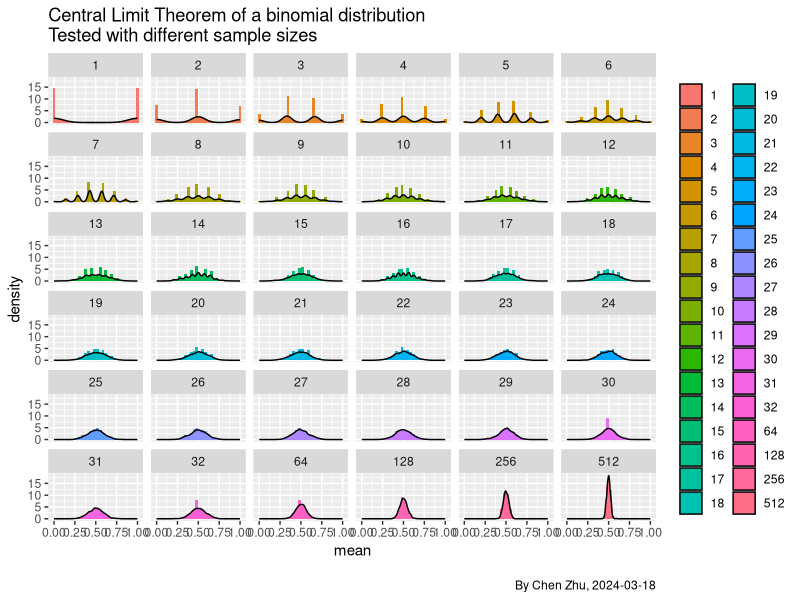
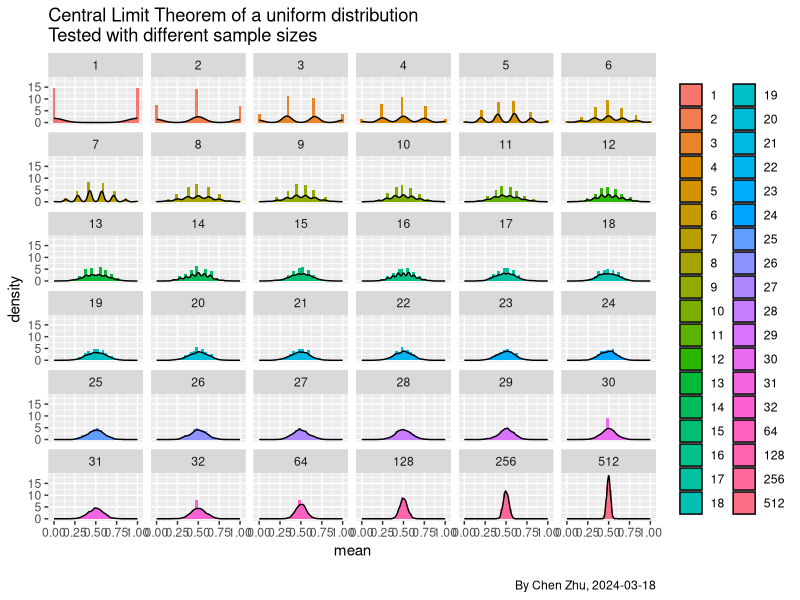
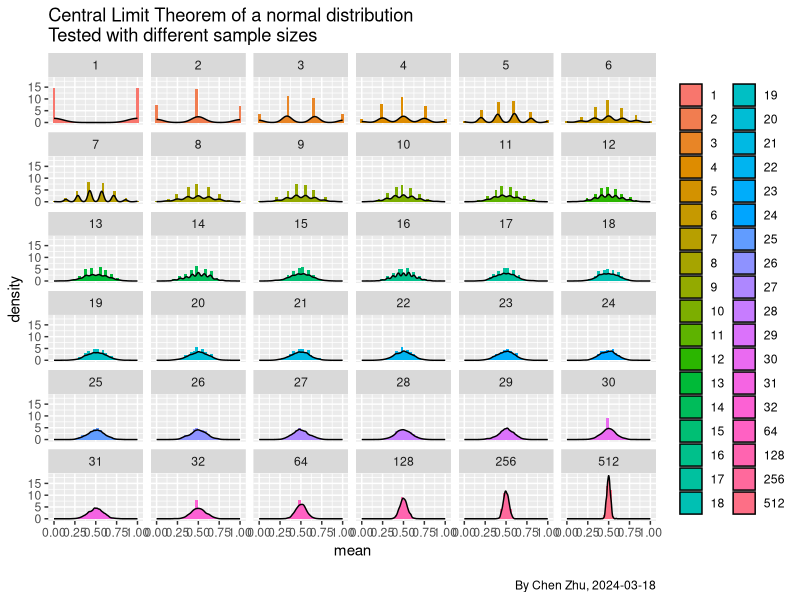
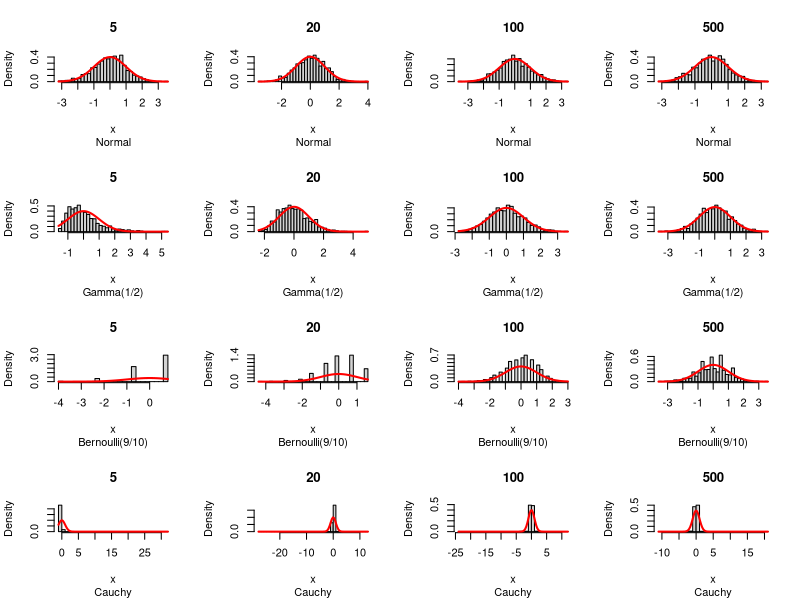
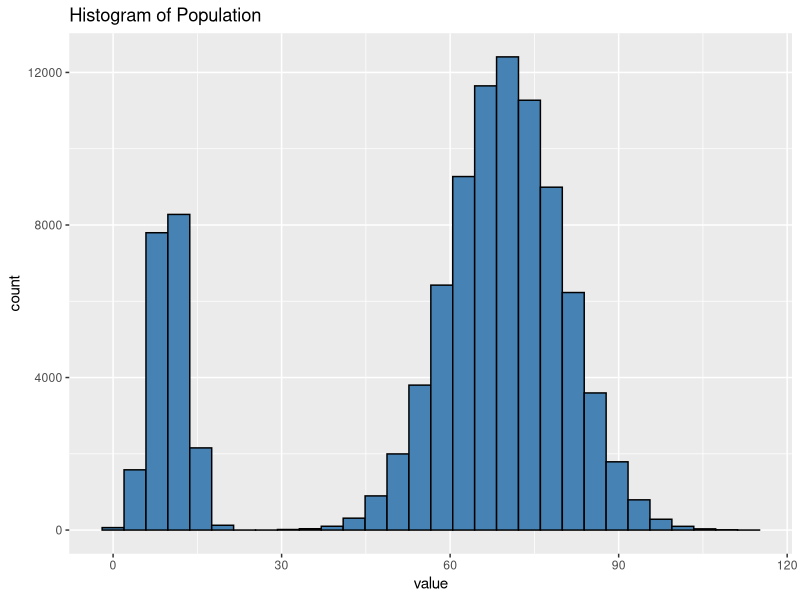
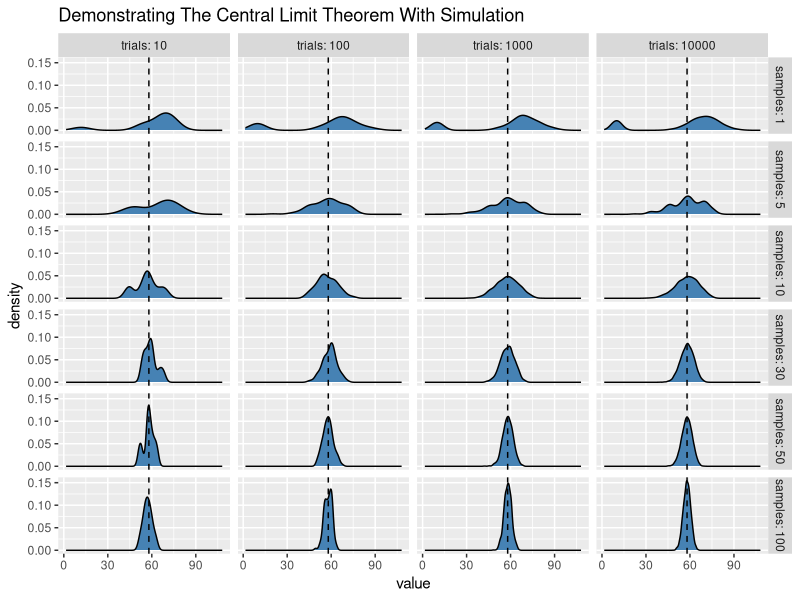

Reproduce these figures in R, in order.
# Chen Zhu: The Central Limit Theorem Simulation in R
# For Applied Statistics Class
rm(list=ls(pat="*"))     # Remove all objects

#############################


## -------- Example 1: Binomial distribution ------------------

## Central limit theorem (CLT)    
# states that, given certain conditions, the arithmetic mean of a sufficiently 
# large number of iterates of independent random variables, each with a well-defined 
# expected value and well-defined variance, will be approximately normally distributed, 
# regardless of the underlying distribution.


# packages to be used:
library(reshape2)
library(ggplot2)


## Simulation

# The variable:
# How many samples we're going to draw on each step
n <- c(1:32, 2^(6:9)) # Sample size
p <- .5 # binomial probability
sd <- 2 # normal standard definition
pmf <- c("binomial")

# Parameters
nosim <- 1000 # number of simulation in each step
m <- sapply(n , function(n) { # sapply is just a for()
  
  x <- if(pmf=="normal") {
    rnorm(nosim * n, sd=sd)
  } else if(pmf=="uniform") {
    runif(nosim * n)
  } else if(pmf=="binomial") {
    sample(0:1, nosim * n, replace=TRUE, prob=c(p, 1-p))
  }
  
  apply(matrix(x, nosim), 1, mean)
})
colnames(m) <- n # n is my main variable, I have to attach it as data label

# melt is a function from reshape2 package. It will get the matrix or data.frame column names and put them in a collumn repeated several times linked to its correspondent value.
# I can put the parameters and variables in the same line as my simulation values and one simulation per unique parameter combination. It's easier to subset them.
# It's called tidy data. It's wonderful. It's a very good standard to handle with Big Data.
x <- melt(m)
names(x) <- c("simulation", "sampleSize", "mean")


## Results:
# (1) Binomial Distribution
# plot use ggplot2:
g <- ggplot(x, aes(mean, fill=as.factor(sampleSize))) + # Metadata
  geom_histogram(aes(y = ..density..)) + # Histogram bars
  geom_density() + # Density lines
  facet_wrap(~sampleSize) + # Broke in a matrix of chart
  ggtitle("Central Limit Theorem of a binomial distribution\nTested with different sample sizes") +
  labs(
    caption = "\nBy Chen Zhu, 2024-03-18"
  ) +
  theme(legend.title=element_blank())

print(g)

# (2) Uniform Distribution
pmf <- c("uniform")
nosim <- 1000 # number of simulation in each step
m <- sapply(n , function(n) { # sapply is just a for()
  
  x <- if(pmf=="normal") {
    rnorm(nosim * n, sd=sd)
  } else if(pmf=="uniform") {
    runif(nosim * n)
  } else if(pmf=="binomial") {
    sample(0:1, nosim * n, replace=TRUE, prob=c(p, 1-p))
  }
  
  apply(matrix(x, nosim), 1, mean)
})
colnames(m) <- n # n is my main variable, I have to attach it as data label

# plot use ggplot2:
g <- ggplot(x, aes(mean, fill=as.factor(sampleSize))) + # Metadata
  geom_histogram(aes(y = ..density..)) + # Histogram bars
  geom_density() + # Density lines
  facet_wrap(~sampleSize) + # Broke in a matrix of chart
  ggtitle("Central Limit Theorem of a uniform distribution\nTested with different sample sizes") +
  labs(
    caption = "\nBy Chen Zhu, 2024-03-18"
  ) +
  theme(legend.title=element_blank())

print(g)



# (3) Normal Distribution
pmf <- c("normal")
nosim <- 1000 # number of simulation in each step
m <- sapply(n , function(n) { # sapply is just a for()
  
  x <- if(pmf=="normal") {
    rnorm(nosim * n, sd=sd)
  } 
  
  apply(matrix(x, nosim), 1, mean)
})
colnames(m) <- n # n is my main variable, I have to attach it as data label

# plot use ggplot2:
g <- ggplot(x, aes(mean, fill=as.factor(sampleSize))) + # Metadata
  geom_histogram(aes(y = ..density..)) + # Histogram bars
  geom_density() + # Density lines
  facet_wrap(~sampleSize) + # Broke in a matrix of chart
  ggtitle("Central Limit Theorem of a normal distribution\nTested with different sample sizes") +
  labs(
    caption = "\nBy Chen Zhu, 2024-03-18"
  ) +
  theme(legend.title=element_blank())

print(g)



## -------- Example 2 ------------------
f <- function(n, r=rnorm,  n.sim=1e3, name="Normal", ...) {
  sapply(n, function(n) {
    x <- scale(colMeans(matrix(r(n*n.sim, ...), n))) # Sample, take mean, standardize
    hist(x, sub=name, main=n, freq=FALSE, breaks=30) # Plot distribution
    curve(dnorm(x), col="Red", lwd=2, add=TRUE)      # Compare to standard Normal
  })
}
n <- c(5,20,100,500)
mfrow.old <- par(mfrow=c(4,length(n)))
f(n)
f(n, rgamma, shape=1/2, name="Gamma(1/2)")
f(n, function(n) runif(n) < 0.9, name="Bernoulli(9/10)")
f(n, rt, df=1, name="Cauchy")
par(mfrow=mfrow.old)


## -------- Example 3 ------------------
require(ggplot2)
set.seed(7759)

# Create a non-uniform population of 100,000 numbers between 1 and 100
pop1 <- rnorm(20000, mean = 10, sd = 3)
pop2 <- rnorm(80000, mean = 70, sd = 10)
pop <- c(pop1, pop2)

mu <- mean(pop) #calculate the population mean
sigma <- sd(pop) #calculate the population standard deviation
rm(pop1, pop2) #clean up


popdf <- as.data.frame(pop)
hg <- ggplot(popdf, aes(x = pop)) + geom_histogram(colour = "black", fill = "steelblue") + 
  ggtitle("Histogram of Population") + xlab("value")
hg

# Population mean μ=58.01
# Standard deviation σ=25.65


# Simulation
n <- c(1, 5, 10, 30, 50, 100) #set up number of samples
t <- c(10, 100, 1000, 10000) #set up number of trials in simulation

df <- data.frame() #initialize our empty data frame

# Run the simulation
for(i in n) { #for each value of n...
  col <- c()
  for(j in t) { #we loop through each value of t...
    trial <- 1:j
    counter <- j #set up an egg timer based on whichever t value we're on
    value <- c()
    while(counter > 0) {    # and extract n samples from the population...
      bucket <- sample(pop, i, replace = TRUE)
      xbar <- mean(bucket) #calculate the mean...
      value <- c(value, xbar) # and add it to a vector
      counter <- counter - 1 #egg timer counts down and loops back until it hits 0
    }
    sbar <- sd(value) #calculate the standard deviation of our sample
    col <- cbind(trial, value, sbar, i, j) #stick all the info together...
    df <- rbind(df, col) #and attach it to our master data frame
  } #and we do it again for the next set of values until we're done!
  
}

rm(col, bucket, value, counter, i, j, n, sbar, t, xbar, trial) #clean up

# Let's take a look!
str(df)

# We tidy up our data frame to get it ready for graphing. Note that we built it in "tall"
# form so it's already structured for ggplot

names(df) <- c("trial#", "value", "sdev", "samples", "trials")

# Creating the plot
g <- ggplot(df, aes(x = value)) + geom_density(fill = "steelblue") + 
  facet_grid(samples ~ trials, labeller = label_both) + 
  ggtitle("Demonstrating The Central Limit Theorem With Simulation") + 
  geom_vline(xintercept = mu, linetype = "dashed")
g

